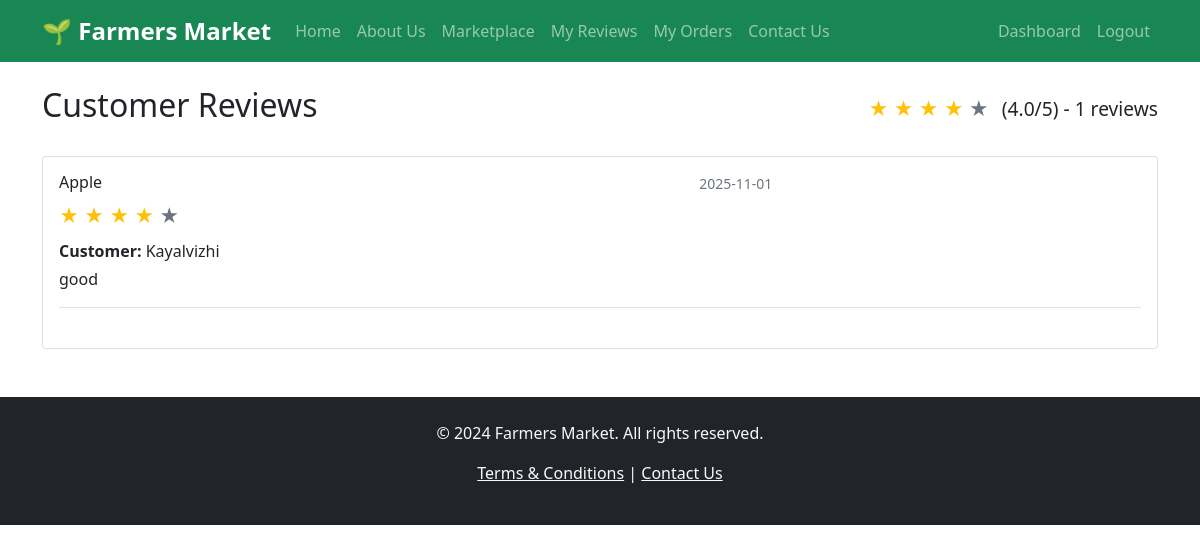
Screenshot of /farmer_reviews (signed in) with the database file from the repository.
### app.py (models this page shows)
class Review(db.Model):
    id = db.Column(db.Integer, primary_key=True)
    product_id = db.Column(db.Integer, db.ForeignKey('product.id'), nullable=False)
    customer_id = db.Column(db.Integer, db.ForeignKey('user.id'), nullable=False)
    farmer_id = db.Column(db.Integer, db.ForeignKey('user.id'), nullable=False)
    rating = db.Column(db.Integer, nullable=False)
    comment = db.Column(db.Text)
    created_at = db.Column(db.DateTime, default=datetime.utcnow)

class Product(db.Model):
    id = db.Column(db.Integer, primary_key=True)
    name = db.Column(db.String(100), nullable=False)
    description = db.Column(db.Text)
    price = db.Column(db.Float, nullable=False)
    quantity = db.Column(db.Integer, nullable=False)
    category = db.Column(db.String(50))
    image_url = db.Column(db.String(200))
    farmer_id = db.Column(db.Integer, db.ForeignKey('user.id'), nullable=False)
    created_at = db.Column(db.DateTime, default=datetime.utcnow)

class User(UserMixin, db.Model):
    id = db.Column(db.Integer, primary_key=True)
    username = db.Column(db.String(80), unique=True, nullable=False)
    email = db.Column(db.String(120), unique=True, nullable=False)
    password_hash = db.Column(db.String(120), nullable=False)
    user_type = db.Column(db.String(20), nullable=False)  # 'farmer' or 'customer'
    created_at = db.Column(db.DateTime, default=datetime.utcnow)

### app.py (the view)
@app.route('/farmer_reviews')
@login_required
def farmer_reviews():
    if current_user.user_type != 'farmer':
        flash('Only farmers can view this page')
        return redirect(url_for('dashboard'))
    reviews_data = db.session.query(Review, Product, User).\
        select_from(Review).\
        join(Product, Review.product_id == Product.id).\
        join(User, Review.customer_id == User.id).\
        filter(Review.farmer_id == current_user.id).\
        all()
    if reviews_data:
        avg_rating = sum(review.rating for review, product, customer in reviews_data) / len(reviews_data)
        avg_rating = round(avg_rating, 1)
    else:
        avg_rating = 0
    return render_template('farmer_reviews.html', reviews_data=reviews_data, avg_rating=avg_rating)

### app.py (called while the page is built)
@login_manager.user_loader
def load_user(user_id):
    return User.query.get(int(user_id))

### templates/farmer_reviews.html (shortened to what this page needs)
{% extends "base.html" %}
{% block content %}
<div class="row">
    <div class="col-md-12">
        <div class="d-flex justify-content-between align-items-center mb-4">
            <h2>Customer Reviews</h2>
            <div class="rating-summary">
                <div class="stars">
                    {% for i in range(5) %}
                        {% if i < avg_rating %}
                            <span class="text-warning">★</span>
                        {% else %}
                            <span class="text-muted">★</span>
                        {% endif %}
                    {% endfor %}
                    <span class="ms-2">({{ avg_rating }}/5) - {{ reviews_data|length }} reviews</span>
                </div>
            </div>
        </div>
        {% if reviews_data %}
        <div class="card">
            <div class="card-body">
                {% for review, product, customer in reviews_data %}
                <div class="review-item mb-4 pb-3 border-bottom">
                    <div class="row">
                        <div class="col-md-8">
                            <div class="d-flex justify-content-between align-items-start mb-2">
                                <h6 class="mb-0">{{ product.name }}</h6>
                                <small class="text-muted">{{ review.created_at.strftime('%Y-%m-%d') }}</small>
                            </div>
                            <div class="stars mb-2">
                                {% for i in range(5) %}
                                    {% if i < review.rating %}
                                        <span class="text-warning">★</span>
                                    {% else %}
                                        <span class="text-muted">★</span>
                                    {% endif %}
                                {% endfor %}
                            </div>
                            <p class="mb-1"><strong>Customer:</strong> {{ customer.username }}</p>
                            <p class="mb-0">{{ review.comment }}</p>
                        </div>
                    </div>
                </div>
                {% endfor %}
            </div>
        </div>
        {% else %}
        <div class="text-center py-5">
            <h4>No reviews yet</h4>
            <p>You haven't received any reviews for your products yet.</p>
            <a href="{{ url_for('marketplace') }}" class="btn btn-success">View Marketplace</a>
        </div>
        {% endif %}
    </div>
</div>
{% endblock %}

### static/css/style.css (style rules this page uses)
.card { transition: transform 0.2s; }
.stars { font-size: 1.2rem; }

### rows the page displays
Review: name "Apple", created_at "2025-11-01", rating 4 (drawn), username "Kayalvizhi", comment "good"

### other values shown
{{ avg_rating }} "4.0"
{{ reviews_data|length }} "1"
